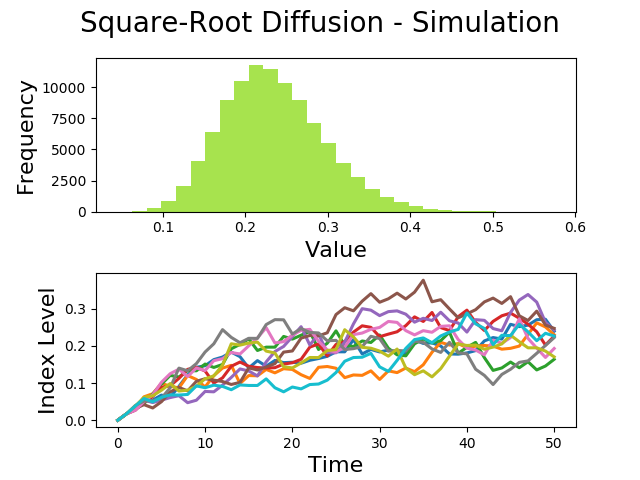

Source code (Python):
import numpy as np
import matplotlib.pyplot as plt

S0 = 100
r = 0.05
sigma = 0.25
T = 2.0

x0 = 0
k = 1.8
theta = 0.24
i = 100000
M = 50
dt = T/M

def srd_euler():
    xh = np.zeros((M+1, i))
    xl = np.zeros_like(xh)
    xh[0] = x0
    xl[0] = x0
    for t in range(1, M+1):
        xh[t] = (xh[t-1] + k*(theta-np.maximum(xh[t-1], 0))*dt+theta*np.sqrt(np.maximum(xh[t-1], 0)*dt)*np.random.standard_normal(i))
    print xh[:5, :10]
    xl = np.maximum(xh, 0)
    print xl[:5, :10]
    print xl == xh
    return xl

xl = srd_euler()
#plt.figure(figsize=(10, 6))
plt.figure()
plt.subplot(211)
plt.hist(xl[-1], bins=30, color='#98DE2f', alpha=0.85)
plt.xlabel('Value', fontsize=16)
plt.ylabel('Frequency', fontsize=16)
plt.grid(False)

plt.subplot(212)
plt.plot(xl[:,:10], lw=2.2)
plt.xlabel('Time', fontsize=16)
plt.ylabel('Index Level', fontsize=16)
plt.suptitle('Square-Root Diffusion - Simulation', fontsize=20)
plt.subplots_adjust(left=0.15, hspace=0.4)
plt.show()    
